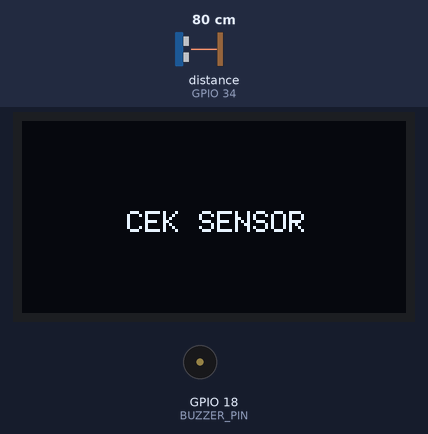
A sketch run on a simulated ESP32. Parts: 128×64 one-colour display, buzzer (waves = sounding, pin HIGH). Wiring (inferred from the names in the program): ultrasonic range finder: trigger GPIO 25; echo GPIO 34. The inputs (shaded band) are chosen by the test bench; at power-on: distance to the obstacle (sensor on GPIO 34) 80 cm. The echo pulse lasts 58.3 µs per cm; pins used as bus, display or sensor lines are not drawn; what the sketch prints to the serial monitor is not drawn.

Above: at 1.6 s.
1.7 s: distance to the obstacle (sensor on GPIO 34) set to 2 cm
At 2.4 s:
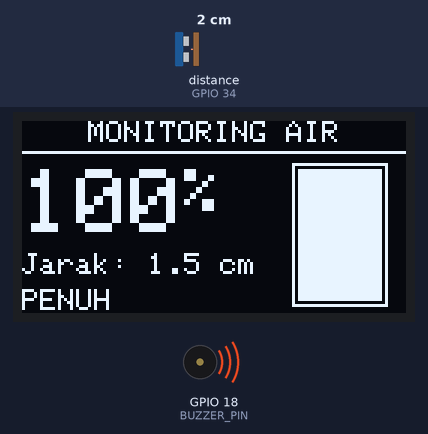
3.4 s: distance to the obstacle (sensor on GPIO 34) set to 18 cm
At 3.93 s:
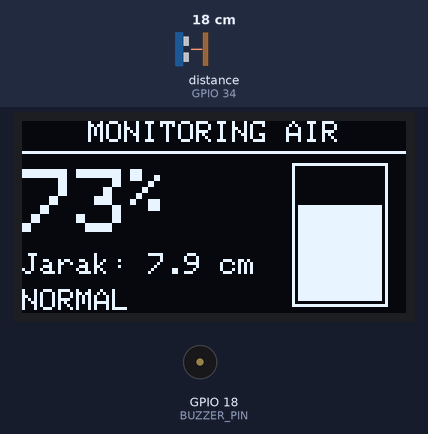
6.1 s: distance to the obstacle (sensor on GPIO 34) set to 4 cm
At 8.9 s:
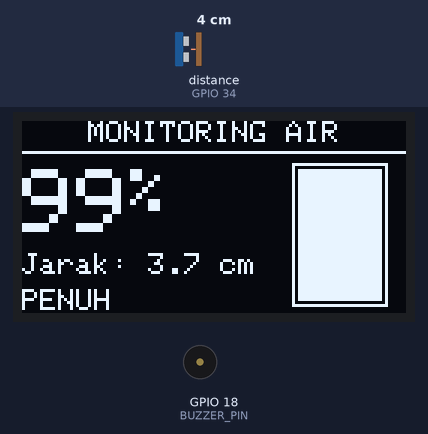
9.1 s: distance to the obstacle (sensor on GPIO 34) set to 60 cm
At 9.9 s:
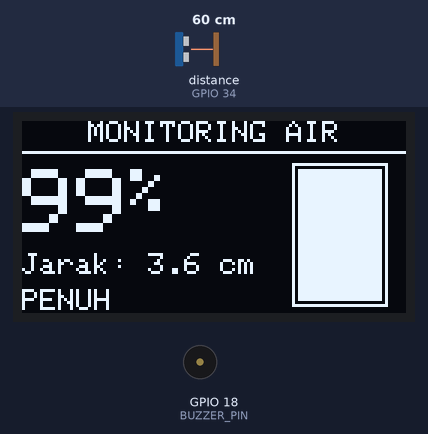
Timing chart, 0 to 12.1 s (numbered marks = the images above; inputs shaded):
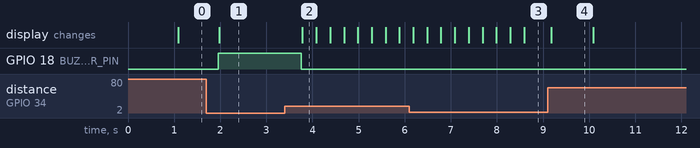

The sketch:

MonitoringAir.ino
```cpp
#include <Wire.h>
#include <Adafruit_GFX.h>
#include <Adafruit_SH110X.h>

// Pin
constexpr uint8_t TRIG_PIN   = 25;
constexpr uint8_t ECHO_PIN   = 34;
constexpr uint8_t BUZZER_PIN = 18;

// Buzzer
constexpr int BUZZER_ON  = 100;
constexpr int BUZZER_OFF = 98;

// OLED
Adafruit_SH1106G display(128, 64, &Wire, -1);

// Air
constexpr float JARAK_PENUH_CM  = 3.5f;
constexpr float JARAK_KOSONG_CM = 20.0f;
constexpr float JARAK_MIN_CM    = 2.0f;
constexpr int BATAS_RENDAH      = 20;
constexpr int BATAS_PENUH       = 90;

// Sensor
constexpr float CM_PER_US  = 0.0343f;
constexpr float OFFSET_CM  = -0.5f;  // faktor penjumlahan/pengurangan
constexpr float ALPHA      = 0.4f;

constexpr uint8_t JUMLAH_SAMPEL = 5;
constexpr uint8_t MAKS_GAGAL    = 3;
constexpr uint32_t INTERVAL_MS  = 300;
constexpr uint32_t TIMEOUT_US   = (uint32_t)(
  ((JARAK_KOSONG_CM + 30.0f) * 2.0f) / CM_PER_US);

float jarakHalus      = 0;
uint8_t sudahInit     = false;
uint8_t buzzerNyala   = false;
uint8_t gagalBeruntun = 0;
uint32_t tTerakhir    = 0;

void setBuzzer(bool nyala) {
  buzzerNyala = nyala;
  digitalWrite(BUZZER_PIN, nyala);
}

void updateBuzzer(int persen) {
  if (!buzzerNyala && persen >= BUZZER_ON) setBuzzer(true);
  else if (buzzerNyala && persen < BUZZER_OFF) setBuzzer(false);
}

float bacaJarakSekali() {
  digitalWrite(TRIG_PIN, LOW);
  delayMicroseconds(3);
  digitalWrite(TRIG_PIN, HIGH);
  delayMicroseconds(10);
  digitalWrite(TRIG_PIN, LOW);

  unsigned long durasi = pulseIn(ECHO_PIN, HIGH, TIMEOUT_US);
  if (durasi == 0) return -1.0f;

  float jarak = durasi * CM_PER_US * 0.5f;
  if (jarak < JARAK_MIN_CM) return -1.0f;

  return jarak + OFFSET_CM;
}

float bacaJarakMedian() {
  float sampel[JUMLAH_SAMPEL];
  uint8_t n = 0;

  for (uint8_t i = 0; i < JUMLAH_SAMPEL; i++) {
    float d = bacaJarakSekali();
    if (d > 0) sampel[n++] = d;
    delay(30);
  }
  if (n < JUMLAH_SAMPEL / 2 + 1) return NAN;

  for (uint8_t i = 1; i < n; i++) {
    float key = sampel[i];
    int8_t j = i - 1;
    while (j >= 0 && sampel[j] > key) {
      sampel[j + 1] = sampel[j];
      j--;
    }
    sampel[j + 1] = key;
  }
  return sampel[n / 2];
}

int jarakKePersen(float jarak) {
  float persen = (JARAK_KOSONG_CM - jarak) /
                 (JARAK_KOSONG_CM - JARAK_PENUH_CM) * 100.0f;
  return constrain((int)roundf(persen), 0, 100);
}

void teksTengah(const char* teks, int y) {
  int16_t x1, y1;
  uint16_t w, h;
  display.setTextSize(1);
  display.getTextBounds(teks, 0, y, &x1, &y1, &w, &h);
  display.setCursor((128 - w) / 2, y);
  display.print(teks);
}

void tampilError() {
  display.clearDisplay();
  display.setTextColor(SH110X_WHITE);
  display.setTextSize(1);
  display.setCursor(35, 30);
  display.print("CEK SENSOR");
  display.display();
}

void tampilUtama(float jarakCm, int persen) {
  display.clearDisplay();
  display.setTextColor(SH110X_WHITE);

  teksTengah("MONITORING AIR", 0);
  display.drawFastHLine(0, 10, 128, SH110X_WHITE);

  display.setTextSize(3);
  display.setCursor(0, 16);
  display.print(persen);
  display.setTextSize(2);
  display.print("%");

  display.setTextSize(1);
  display.setCursor(0, 44);
  display.printf("Jarak: %.1f cm", jarakCm);
  display.setCursor(0, 56);
  display.print(persen <= BATAS_RENDAH ? "RENDAH" :
                persen >= BATAS_PENUH  ? "PENUH"  : "NORMAL");

  // bar level
  constexpr int BX = 90, BY = 14, BW = 32, BH = 48;
  constexpr int isiMaks = BH - 4;
  int isi = (persen * isiMaks + 50) / 100;
  display.drawRect(BX, BY, BW, BH, SH110X_WHITE);
  display.fillRect(BX + 2, BY + 2 + (isiMaks - isi),
                   BW - 4, isi, SH110X_WHITE);

  display.display();
}

void setup() {
  Serial.begin(115200);

  pinMode(TRIG_PIN, OUTPUT);
  pinMode(ECHO_PIN, INPUT);
  pinMode(BUZZER_PIN, OUTPUT);
  setBuzzer(false);

  Wire.begin();
  if (!display.begin(0x3C, true)) {
    Serial.println("Gagal inisialisasi OLED!");
    while (true) delay(1000);
  }
}

void loop() {
  uint32_t sekarang = millis();
  if (sekarang - tTerakhir < INTERVAL_MS) return;
  tTerakhir = sekarang;

  float jarak = bacaJarakMedian();

  if (isnan(jarak)) {
    if (++gagalBeruntun >= MAKS_GAGAL) {
      setBuzzer(false);
      tampilError();
    }
    return;
  }
  gagalBeruntun = 0;

  jarakHalus = sudahInit ? ALPHA * jarak + (1.0f - ALPHA) * jarakHalus
                         : jarak;
  sudahInit = true;

  int persen = jarakKePersen(jarakHalus);
  updateBuzzer(persen);
  tampilUtama(jarakHalus, persen);

  Serial.printf("Jarak: %.1f cm -> %d%% | Status: %s\n",
                jarakHalus, persen, buzzerNyala ? "ON" : "OFF");
}
```

Measured:
- after the input at 1.7 s, GPIO 18 (BUZZER_PIN): LOW → HIGH after 0.25 s; the display: changes after 0.28 s (image 1)
- after the input at 3.4 s, GPIO 18 (BUZZER_PIN): HIGH → LOW after 0.36 s; the display: changes after 0.38 s (image 2)
- after the input at 6.1 s, the display: first differs from a run without the input after 0.39 s (image 3 shows a later state)
- after the input at 9.1 s, GPIO 18 (BUZZER_PIN): stays LOW (without the input it goes to HIGH after 0.36 s)
- what the display in image 4 shows lasts 0.9 s, from 9.2 s to 10.1 s
